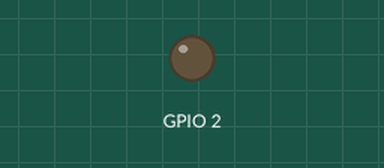
The sketch below on a simulated ESP8266 (NodeMCU). On the bench: output pins drawn as LEDs (lit = HIGH). WiFi joins after 1.5 s; servers stay silent unless stated; what the sketch prints to the serial monitor is not drawn.

Above: at 0.1 s.
At 0.6 s:
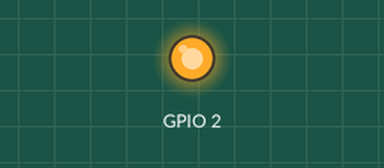
Timing chart, 0 to 2.5 s (numbered marks = the images above):
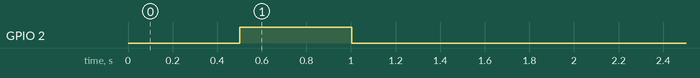

The sketch:

wifi.ino
```cpp
/*#include <ESP8266WiFi.h>
#include <WiFiUdp.h>

const char* ssid = "Pixel_2074";
const char* password = "11111115";
const char* host = "10.95.80.237";
const int port = 8888;

WiFiUDP Udp;
IPAddress serverIP;

void setup() {
  Serial.begin(9600);
  delay(1000); // Pause pour laisser le temps au moniteur série de s'ouvrir

  pinMode(2, OUTPUT);

  Serial.println("\n--- Tentative de connexion WiFi ---");
  Serial.print("SSID: "); Serial.println(ssid);

  WiFi.mode(WIFI_STA); // FORCE le mode client
  WiFi.begin(ssid, password);

  // Boucle de connexion
  int timeout = 0;
  while (WiFi.status() != WL_CONNECTED) {
    delay(500);
    digitalWrite(2, !digitalRead(2)); // Clignote
    Serial.print(".");

    timeout++;
    if (timeout > 40) { // Si après 20 sec ça ne marche pas
      Serial.println("\nErreur: Connexion impossible. Verifiez le Hotspot.");
      timeout = 0; // On recommence
    }
  }

  // CONNEXION RÉUSSIE
  digitalWrite(2, LOW); // LED Allumée fixe
  Serial.println("\nConnecte !");
  Serial.print("IP de l'ESP (votre adresse module): ");
  Serial.println(WiFi.localIP());

  if (serverIP.fromString(host)) {
    Serial.print("Serveur Go cible : ");
    Serial.println(serverIP);
  } else {
    Serial.println("Erreur: Adresse IP du serveur Go invalide");
  }

  Udp.begin(port);
}

void loop() {
  // 1. Reception de l'Arduino (Série) -> Envoi au Serveur (UDP)
  if (Serial.available()) {
    String data = Serial.readStringUntil('\n');
    data.trim();

    if (data.length() > 0) {
      Udp.beginPacket(serverIP, port);
      Udp.print(data);
      Udp.endPacket();
      // Debug
      Serial.print("Envoi UDP -> "); Serial.println(data);
    }
  }

  // 2. Reception du Serveur (UDP) -> Envoi à l'Arduino (Série)
  int packetSize = Udp.parsePacket();
  if (packetSize) {
    char packetBuffer[255];
    int len = Udp.read(packetBuffer, 255);
    if (len > 0) {
      packetBuffer[len] = 0;
      Serial.println(packetBuffer); // Transmet à l'Arduino
    }
  }
}*/
#include <ESP8266WiFi.h>
#include <WiFiUdp.h>

const char* ssid = "Pixel_2074";
const char* password = "11111115";
const char* host = "10.216.41.237";
const int port = 8888;
const int localPort = 4210; // Port d'écoute de l'ESP

WiFiUDP Udp;
IPAddress serverIP;

void setup() {
  // On garde 9600 pour correspondre à l'Arduino
  Serial.begin(9600);

  pinMode(2, OUTPUT);
  WiFi.mode(WIFI_STA);
  WiFi.begin(ssid, password);

  // Boucle de connexion silencieuse pour l'Arduino
  while (WiFi.status() != WL_CONNECTED) {
    delay(500);
    digitalWrite(2, !digitalRead(2));
  }

  // --- C'EST ICI QUE TU TROUVERAS L'ADRESSE ---
  // On envoie un message clair que l'Arduino affichera
  Serial.print("MON_IP:");
  Serial.println(WiFi.localIP());

  serverIP.fromString(host);
  Udp.begin(port);
  digitalWrite(2, LOW); // LED fixe = Connecté
}

void loop() {
  // 1. Reception de l'Arduino (UID) -> Envoi au Serveur (UDP)
  if (Serial.available()) {
    String data = Serial.readStringUntil('\n');
    data.trim();

    if (data.length() > 0) {
      Udp.beginPacket(serverIP, port);
      Udp.print(data);
      Udp.endPacket();
      // LE DEBUG A ÉTÉ SUPPRIMÉ ICI pour ne pas perturber l'Arduino
    }
  }

  // 2. Reception du Serveur (UDP) -> Envoi à l'Arduino (Série)
  int packetSize = Udp.parsePacket();
  if (packetSize) {
    char packetBuffer[255];
    int len = Udp.read(packetBuffer, 255);
    if (len > 0) {
      packetBuffer[len] = 0;
      // On envoie UNIQUEMENT la réponse brute (OPEN1, BOTH, DENY)
      Serial.println(packetBuffer);
    }
  }
}
```
